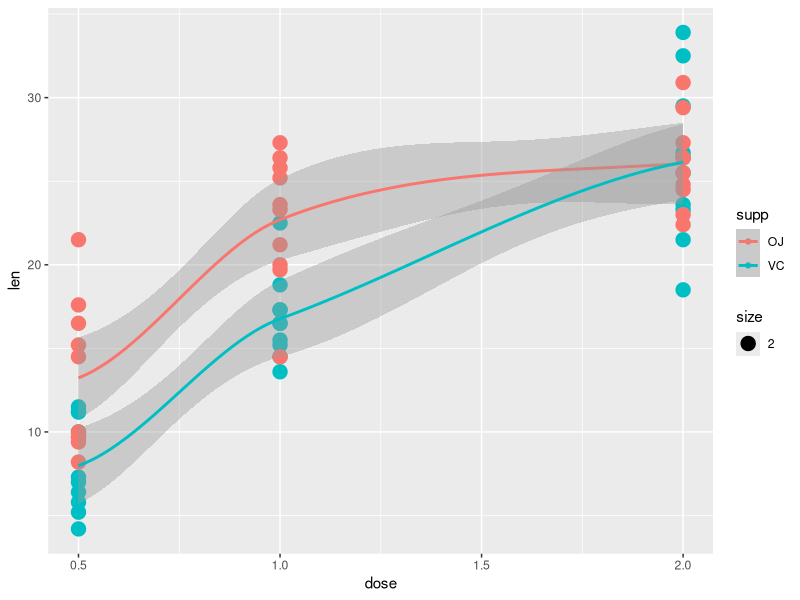

Here is the R script that generated this plot:
## ---- chunk 1
data( "ToothGrowth" )
library( "ggplot2" )
qplot( dose, len, data=ToothGrowth, colour = supp, size = 2 ) + geom_smooth( size = 1 )
## ---- chunk 2
table(ToothGrowth$supp,ToothGrowth$dose)
## ---- chunk 3
for( dose in c(0.5,1.0,2.0)){
  message( '## Comparing OJ and VC for dose = ', dose )
  thisT <- t.test( ToothGrowth[((ToothGrowth$supp=='OJ')&(ToothGrowth$dose==dose)),'len'],
    ToothGrowth[((ToothGrowth$supp=='VC')&(ToothGrowth$dose==dose)),'len'])
  message( sprintf( "## Results: p-value = %.5f, null-hypothesis CI = (%.2f, %.2f)",
    thisT$p.value, thisT$conf.int[1], thisT$conf.int[2] ) ) }
